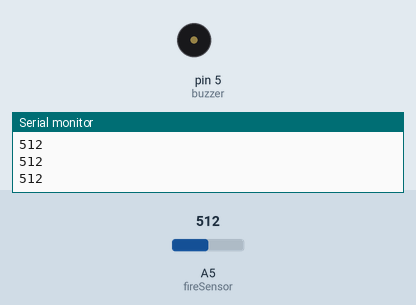
A sketch run on a simulated Arduino Uno, built with avr-gcc and run on an emulated ATmega328P. On the bench: buzzer (waves = sounding, pin HIGH), the last lines printed to the serial monitor. The test bench sets the inputs (shaded band); at power-on: A5 (fireSensor) = 512.

Above: at 1.2 s.
1.3 s: A5 (fireSensor) set to 586
2.8 s: A5 (fireSensor) set to 611
At 4.0 s:
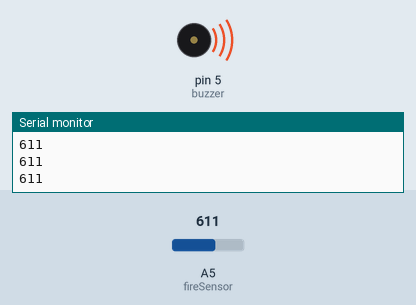
4.3 s: A5 (fireSensor) set to 590
At 5.3 s:
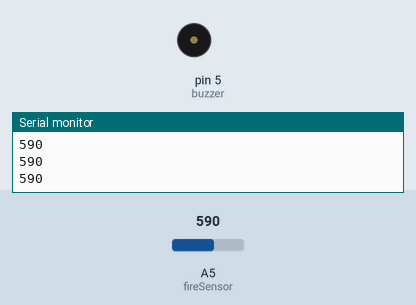
5.8 s: A5 (fireSensor) set to 610
At 6.5 s:
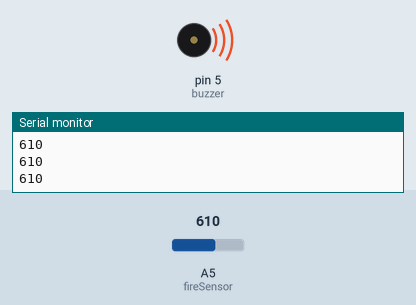
Timing chart, 0 to 8.3 s (numbered marks = the images above; inputs shaded):
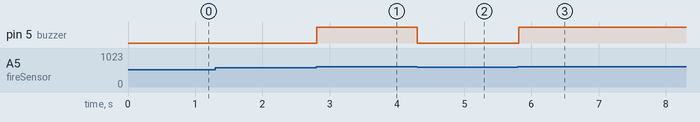

Measured:
- the behaviour switches between 600 and 601 on A5 (fireSensor) (found by bisection; images 0 and 1)
- after the input at 2.8 s, pin 5 (buzzer): LOW → HIGH at once
- after the input at 4.3 s, pin 5 (buzzer): HIGH → LOW at once
- after the input at 5.8 s, pin 5 (buzzer): LOW → HIGH at once

The sketch:

Fire_Sensor.ino
```cpp
#define fireSensor A5
#define buzzer 5
int val = 0;

void setup() {
  // put your setup code here, to run once:
pinMode(fireSensor,INPUT);
pinMode(buzzer,OUTPUT);
Serial.begin(9600);
}

void loop() {
  val = analogRead(fireSensor);
  Serial.println(val);
  if(val>600)
  digitalWrite(buzzer,HIGH);
  else
  digitalWrite(buzzer,LOW);
}
```
